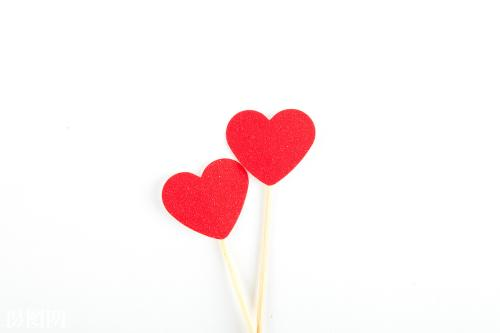
//> input picture src/00_OpenCV_Notes/whisper.jpg, 500 x 333 px
$ ./draw_label   (built with g++ and OpenCV 4)
//> lines starting //> are read from the running program, lines starting //| are printed output that depends on the picture; after the words box and inside, x2 and y2 are one past the last pixel; in counts of white or black regions, pixels touching at a corner belong together
/*
  画标签，本质就是像素值操作
*/

#include<opencv2/opencv.hpp>
#include<iostream>

using namespace cv;
using namespace std;

void draw_box_arr(Mat& image, Point p1, Point p2, int color[3], int width);
void draw_label(Mat& image, Point p1, int color[3],String s);

int main(int argc, char**argv)
{
	Mat input_image = imread("./whisper.jpg", 1);
//> input_image is the input picture: 333 rows x 500 cols, CV_8UC3; mean B, G, R 242.1, 241.7, 253.6
	if (input_image.empty())
	{
		cout << "read input error!" << endl;
		return -1;
	}

	Point p1(90, 150);
	Point p2(250, 350);

	int color[3] = { 0,255,0 };
	draw_label(input_image,p1, color,"flower");
//> after the loop in draw_label, `for (int h = p.x - l_h; h < p.x; h++)`:
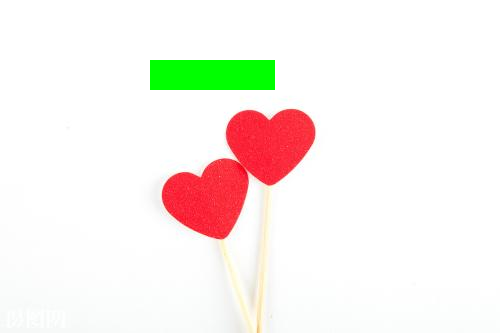
//> image: 333 rows x 500 cols, CV_8UC3; 2.25% of pixels changed, all inside (x1, y1, x2, y2) = (150, 60, 275, 90)
//> in draw_label, `putText(image, s, Point(p.y+5,p.x-5), 2, 1, (0, 0, 0), 1, 4);`:
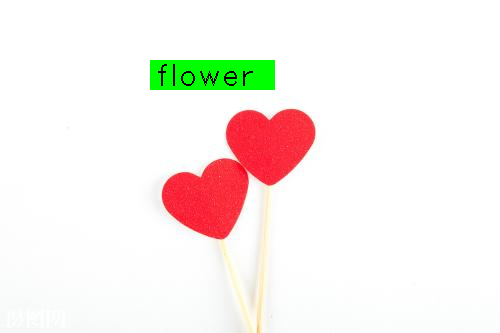
//> image: 333 rows x 500 cols, CV_8UC3; 0.24% of pixels changed, all inside (x1, y1, x2, y2) = (158, 64, 253, 86)
	draw_box_arr(input_image, p1, p2, color, 2);
	cv::imshow("result", input_image);
	cv::waitKey(0);
	cv::destroyAllWindows();
	return 0;
}

void draw_box_arr(Mat& image, Point p1, Point p2, int color[3], int width)
{
//> called with p1 = Point(90, 150), p2 = Point(250, 350), width = 2
	if (image.channels() == 1)
	{
		cvtColor(image, image, COLOR_GRAY2BGR);
	}
	for (int h = p1.x; h <= p1.x + width; ++h)
	{
		for (int w = p1.y; w < p2.y; ++w)
		{
				Vec3b bgr = image.at<Vec3b>(h, w);
				bgr[0] = color[0];//b
				bgr[1] = color[1];//g
				bgr[2] = color[2];//r
				image.at<Vec3b>(h, w) = bgr;
		}
	}
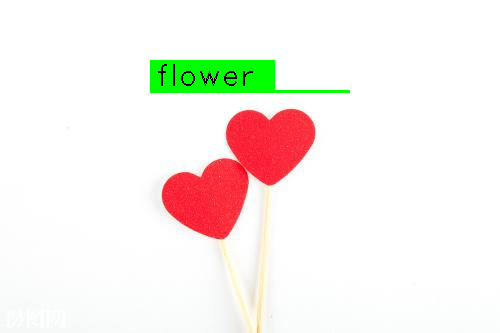
//> image: 333 rows x 500 cols, CV_8UC3; 0.36% of pixels changed, all inside (x1, y1, x2, y2) = (150, 90, 350, 93)
	for (int h = p1.x+width; h <= p2.x-width; ++h)
	{
		for (int w = p1.y; w < p1.y+width; ++w)
		{
				Vec3b bgr = image.at<Vec3b>(h, w);
				bgr[0] = color[0];//b
				bgr[1] = color[1];//g
				bgr[2] = color[2];//r
				image.at<Vec3b>(h, w) = bgr;
		}
	}
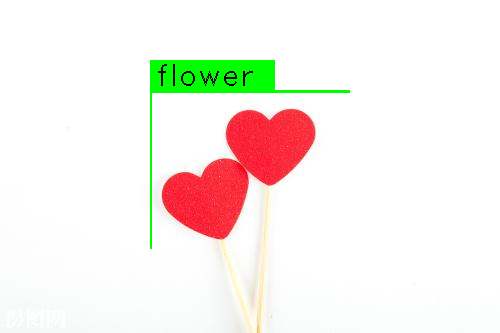
//> image: 333 rows x 500 cols, CV_8UC3; 0.19% of pixels changed, all inside (x1, y1, x2, y2) = (150, 93, 152, 249)
	for (int h = p2.x-width; h <= p2.x ; ++h)
	{
		for (int w = p1.y; w < p2.y; ++w)
		{
				Vec3b bgr = image.at<Vec3b>(h, w);
				bgr[0] = color[0];//b
				bgr[1] = color[1];//g
				bgr[2] = color[2];//r
				image.at<Vec3b>(h, w) = bgr;
		}
	}
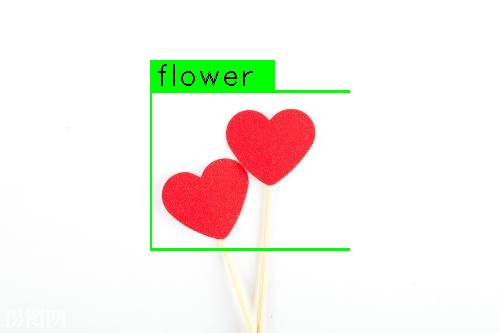
//> image: 333 rows x 500 cols, CV_8UC3; 0.36% of pixels changed, all inside (x1, y1, x2, y2) = (150, 248, 350, 251)
	for (int h = p1.x+width; h <= p2.x - width; ++h)
	{
		for (int w = p2.y-width; w < p2.y; ++w)
		{
				Vec3b bgr = image.at<Vec3b>(h, w);
				bgr[0] = color[0];//b
				bgr[1] = color[1];//g
				bgr[2] = color[2];//r
				image.at<Vec3b>(h, w) = bgr;
		}
	}
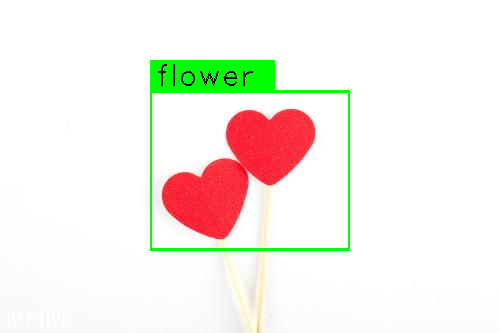
//> image: 333 rows x 500 cols, CV_8UC3; 0.19% of pixels changed, all inside (x1, y1, x2, y2) = (348, 93, 350, 248)
}

void draw_label(Mat& image, Point p, int color[3],String s)
{
	//lable size:30 x slen*20+5
	int l_w = s.length() * 20 + 5;
	int l_h = 30;
	for (int h = p.x - l_h; h < p.x; h++)
	{
		uchar* current_row = image.ptr<uchar>(h);
		int x = p.y;
		while (x--!=0)
		{
			current_row++;
			current_row++;
			current_row++;
		}
		for (int w = p.y; w < p.y + l_w; w++)
		{
			*current_row++ = color[0];
			*current_row++ = color[1];
			*current_row++ = color[2];
		}
	}
	putText(image, s, Point(p.y+5,p.x-5), 2, 1, (0, 0, 0), 1, 4);
}
